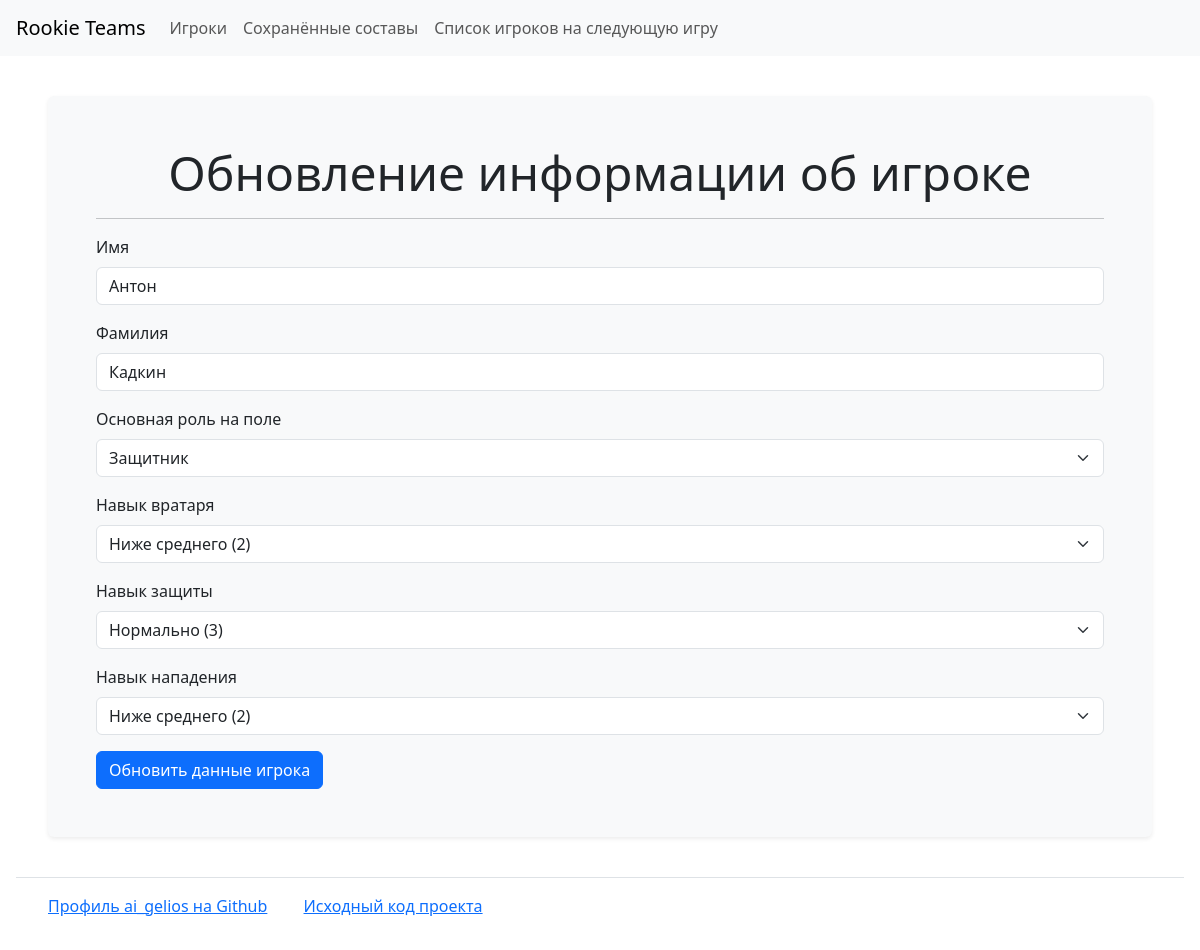
/players/2/update/, run on the app's committed database.
### rooky_teams/players/models.py (models this page shows, shortened)
class Player(models.Model):
    first_name = models.CharField(
        max_length=64,
    )
    last_name = models.CharField(
        max_length=64,
    )
    role = models.ForeignKey(
        to=Role,
        on_delete=models.PROTECT,
        blank=False,
        null=False,
        related_name='role'
    )
    gk_skill = models.ForeignKey(
        to=SkillLevel,
        on_delete=models.PROTECT,
        blank=False,
        null=False,
        related_name='gk_skill'
    )
    def_skill = models.ForeignKey(
        to=SkillLevel,
        on_delete=models.PROTECT,
        blank=False,
        null=False,
        related_name='def_skill'
    )
    off_skill = models.ForeignKey(
        to=SkillLevel,
        on_delete=models.PROTECT,
        blank=False,
        null=False,
        related_name='off_skill'
    )

### rooky_teams/players/views.py (the view)
# urls.py: path('<int:pk>/update/', PlayerUpdateView.as_view(), name='player_update'),
class PlayerUpdateView(SuccessMessageMixin, UpdateView):
    template_name = 'players/update.html'
    model = Player
    form_class = PlayerForm
    success_url = SUCCESS_URL
    success_message = _('Player successfully updated!')

### rooky_teams/players/forms.py
class PlayerForm(ModelForm):
    class Meta:
        model = Player
        fields = (
            'first_name',
            'last_name',
            'role',
            'gk_skill',
            'def_skill',
            'off_skill',
        )
        labels = dict(
            first_name=_('First name'),
            last_name=_('Last name'),
            role=_('Role on the field'),
            gk_skill=_('Goalkeeper skill'),
            def_skill=_('Defender skill'),
            off_skill=_('Forward skill'),
        )

### rooky_teams/roles/models.py (called while the page is built)
    def __str__(self):
        return ROLES.get(self.name)

### rooky_teams/skills/models.py (called while the page is built)
    def __str__(self):
        return f'{TRANSLATED_NAMES.get(self.value)} ({self.value})'

### rooky_teams/templates/players/update.html (shortened to what this page needs)
{% extends "home.html" %}
{% load django_bootstrap5 %}
{% load i18n %}
{% block content %}
    <h2 class="text-center display-5">{% translate "Player data updating" %}</h2>
    <hr>
    <form method="post">
        {% bootstrap_form form %}
        {% translate "Update player" as action %}
        {% bootstrap_button action button_type="submit" button_class="btn btn-primary" %}
    </form>
{% endblock %}

### data on the page
Player: first_name "Антон", last_name "Кадкин", role "Защитник", gk_skill "Ниже среднего (2)", def_skill "Нормально (3)", off_skill "Ниже среднего (2)"
